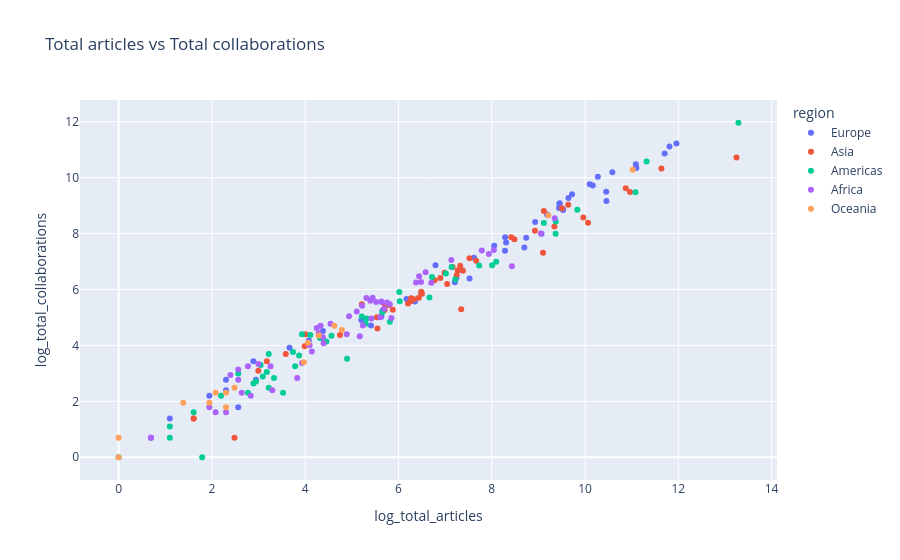

The cell this chart's notebook holds for it:
### Code cell
px.scatter(df_collaboration_stats, x="log_total_articles", y="log_total_collaborations", color="region", hover_name="name",
           title="Total articles vs Total collaborations")

### Figure 1 — Plotly figure (JSON) as saved in the notebook; plotly's stock layout.template omitted (floating-point values rounded to 4 significant figures)
{"data": [{"hovertemplate": "<b>%{hovertext}</b><br><br>region=Europe<br>log_total_articles=%{x}<br>log_total_collaborations=%{y}<extra></extra>", "hovertext": ["Andorra", "Albania", "Austria", "Åland Islands", "Bosnia and Herzegovina", "Belgium", "Bulgaria", "Belarus", "Switzerland", "Czechia", "Germany", "Denmark", "Estonia", "Spain", "Finland", "Faroe Islands", "France", "United Kingdom of Great Britain and Northern Ireland", "Gibraltar", "Greece", "Croatia", "Hungary", "Ireland", "Isle of Man", "Iceland", "Italy", "Jersey", "Liechtenstein", "Lithuania", "Luxembourg", "Latvia", "Monaco", "Moldova, Republic of", "Montenegro", "North Macedonia", "Malta", "Netherlands, Kingdom of the", "Norway", "Poland", "Portugal", "Romania", "Serbia", "Russian Federation", "Sweden", "Slovenia", "Svalbard and Jan Mayen", "Slovakia", "San Marino", "Ukraine", "Holy See"], "legendgroup": "Europe", "marker": {"color": "#636efa", "symbol": "circle"}, "mode": "markers", "name": "Europe", "orientation": "v", "showlegend": true, "x": [1.099, 5.412, 9.722, 0.6931, 6.354, 10.17, 8.052, 7.241, 10.28, 9.444, 11.81, 9.644, 7.619, 11.1, 9.458, 3.664, 11.71, 11.96, 2.303, 9.53, 8.699, 8.931, 9.186, 2.565, 6.793, 11.09, 2.303, 4.382, 7.525, 7.351, 7.209, 4.078, 5.659, 5.204, 6.174, 5.635, 10.59, 9.449, 10.46, 9.529, 9.068, 8.285, 10.45, 10.1, 8.308, 2.89, 8.287, 1.946, 8.739, 2.944], "xaxis": "x", "y": [1.386, 4.71, 9.401, 0.6931, 5.568, 9.715, 7.562, 6.41, 10.03, 8.916, 11.12, 9.275, 7.136, 10.34, 9.085, 3.912, 10.86, 11.22, 2.398, 8.868, 7.503, 8.409, 8.682, 1.792, 6.869, 10.48, 2.773, 4.511, 6.392, 6.701, 6.261, 4.174, 5.252, 4.913, 5.663, 5.037, 10.19, 9.056, 9.163, 8.846, 7.997, 7.385, 9.497, 9.759, 7.677, 3.434, 7.87, 2.197, 7.852, 2.773], "yaxis": "y", "type": "scatter"}, {"hovertemplate": "<b>%{hovertext}</b><br><br>region=Asia<br>log_total_articles=%{x}<br>log_total_collaborations=%{y}<extra></extra>", "hovertext": ["United Arab Emirates", "Afghanistan", "Armenia", "Azerbaijan", "Bangladesh", "Bahrain", "Brunei Darussalam", "Bhutan", "China", "Cyprus", "Georgia", "Hong Kong", "Indonesia", "Israel", "India", "Iraq", "Iran, Islamic Republic of", "Jordan", "Japan", "Kyrgyzstan", "Cambodia", "Korea, Democratic People's Republic of", "Korea, Republic of", "Kuwait", "Kazakhstan", "Lao People's Democratic Republic", "Lebanon", "Sri Lanka", "Myanmar", "Mongolia", "Macao", "Maldives", "Malaysia", "Nepal", "Oman", "Philippines", "Pakistan", "Palestine, State of", "Qatar", "Saudi Arabia", "Singapore", "Syrian Arab Republic", "Thailand", "Tajikistan", "Timor-Leste", "Turkmenistan", "Türkiye", "Uzbekistan", "Viet Nam", "Yemen"], "legendgroup": "Asia", "marker": {"color": "#EF553B", "symbol": "circle"}, "mode": "markers", "name": "Asia", "orientation": "v", "showlegend": true, "x": [7.324, 3.584, 6.503, 6.438, 7.666, 5.537, 4.745, 2.996, 13.25, 7.16, 5.796, 9.118, 9.099, 9.64, 10.96, 7.345, 10.06, 7.383, 11.64, 3.989, 5.215, 1.609, 10.87, 6.775, 6.205, 4.007, 6.987, 7.044, 5.549, 6.271, 6.335, 3.178, 9.343, 6.489, 6.489, 7.273, 8.486, 5.878, 6.898, 8.419, 9.505, 5.704, 8.926, 7.249, 1.609, 2.485, 9.963, 6.261, 7.524, 5.71], "xaxis": "x", "y": [6.85, 3.689, 5.849, 5.704, 7.025, 5.011, 4.369, 3.091, 10.72, 6.805, 5.442, 8.807, 7.313, 9.03, 9.487, 5.293, 8.388, 6.671, 10.32, 3.97, 5.468, 1.386, 9.621, 6.33, 5.501, 4.394, 6.599, 6.196, 4.605, 5.69, 5.652, 3.434, 8.249, 5.916, 5.875, 6.688, 7.797, 5.273, 6.407, 7.872, 8.905, 5.268, 8.1, 6.522, 1.386, 0.6931, 8.575, 5.576, 7.12, 5.412], "yaxis": "y", "type": "scatter"}, {"hovertemplate": "<b>%{hovertext}</b><br><br>region=Americas<br>log_total_articles=%{x}<br>log_total_collaborations=%{y}<extra></extra>", "hovertext": ["Antigua and Barbuda", "Argentina", "Aruba", "Barbados", "Bermuda", "Bolivia, Plurinational State of", "Brazil", "Bahamas", "Belize", "Canada", "Chile", "Colombia", "Costa Rica", "Cuba", "Curaçao", "Dominica", "Dominican Republic", "Ecuador", "Falkland Islands (Malvinas)", "Grenada", "French Guiana", "Greenland", "Guadeloupe", "Guatemala", "Guyana", "Honduras", "Haiti", "Jamaica", "Saint Kitts and Nevis", "Cayman Islands", "Saint Lucia", "Martinique", "Montserrat", "Mexico", "Nicaragua", "Panama", "Peru", "Puerto Rico", "Paraguay", "Suriname", "El Salvador", "Sint Maarten (Dutch part)", "Trinidad and Tobago", "United States of America", "Uruguay", "Saint Vincent and the Grenadines", "Venezuela, Bolivarian Republic of", "Virgin Islands (British)", "Virgin Islands (U.S.)"], "legendgroup": "Americas", "marker": {"color": "#00cc96", "symbol": "circle"}, "mode": "markers", "name": "Americas", "orientation": "v", "showlegend": true, "x": [2.773, 9.373, 1.792, 4.382, 3.738, 6.664, 11.08, 3.784, 2.944, 11.32, 9.118, 9.369, 7.219, 8.008, 2.89, 2.197, 4.564, 6.719, 3.091, 4.111, 3.219, 3.932, 5.318, 5.215, 3.219, 4.317, 3.045, 5.652, 3.332, 3.526, 1.099, 3.871, 2.565, 9.835, 4.454, 6.019, 7.731, 7.14, 5.298, 1.609, 4.898, 0.0, 5.817, 13.29, 7.017, 1.099, 8.096, 6.028, 3.178], "xaxis": "x", "y": [2.303, 8.434, 0.0, 4.234, 3.761, 5.714, 9.482, 3.258, 2.708, 10.57, 8.373, 7.99, 6.36, 6.868, 2.639, 2.197, 4.344, 6.444, 2.89, 4.369, 3.689, 4.394, 4.963, 5.037, 2.485, 4.263, 3.296, 5.176, 2.833, 2.303, 0.6931, 3.638, 2.996, 8.855, 4.143, 5.908, 6.854, 6.804, 4.771, 1.609, 3.526, 0.0, 4.844, 11.96, 6.575, 1.099, 6.996, 5.576, 3.045], "yaxis": "y", "type": "scatter"}, {"hovertemplate": "<b>%{hovertext}</b><br><br>region=Africa<br>log_total_articles=%{x}<br>log_total_collaborations=%{y}<extra></extra>", "hovertext": ["Angola", "Burkina Faso", "Burundi", "Benin", "Botswana", "Congo, Democratic Republic of the", "Central African Republic", "Congo", "Côte d'Ivoire", "Cameroon", "Cabo Verde", "Djibouti", "Algeria", "Egypt", "Eritrea", "Ethiopia", "Gabon", "Ghana", "Gambia", "Guinea", "Equatorial Guinea", "Guinea-Bissau", "Kenya", "Liberia", "Lesotho", "Libya", "Morocco", "Madagascar", "Mali", "Mauritania", "Mauritius", "Malawi", "Mozambique", "Niger", "Nigeria", "Réunion", "Rwanda", "Seychelles", "Sudan", "Sierra Leone", "Senegal", "Somalia", "South Sudan", "Sao Tome and Principe", "Eswatini", "Chad", "Togo", "Tunisia", "Tanzania, United Republic of", "Uganda", "South Africa", "Zambia", "Zimbabwe"], "legendgroup": "Africa", "marker": {"color": "#ab63fa", "symbol": "circle"}, "mode": "markers", "name": "Africa", "orientation": "v", "showlegend": true, "x": [4.143, 5.447, 5.236, 5.521, 5.609, 4.543, 2.398, 4.382, 5.694, 6.377, 2.639, 1.946, 7.939, 9.054, 3.296, 6.483, 4.248, 6.704, 4.331, 2.303, 0.6931, 2.996, 7.134, 2.833, 3.829, 5.421, 7.787, 4.942, 5.313, 2.565, 4.89, 5.398, 5.642, 5.106, 8.434, 5.849, 4.29, 2.773, 5.814, 3.258, 5.631, 2.079, 5.17, 4.394, 3.932, 2.565, 4.094, 8.045, 6.443, 6.582, 9.35, 5.22, 5.753], "xaxis": "x", "y": [3.784, 5.704, 4.71, 5.553, 5.004, 4.771, 2.944, 4.29, 5.313, 6.25, 2.303, 1.792, 7.268, 8.001, 2.398, 6.263, 4.625, 6.24, 4.7, 1.609, 0.6931, 3.332, 7.058, 2.197, 2.833, 4.963, 7.391, 5.043, 5.697, 3.135, 4.394, 5.598, 5.549, 5.209, 6.834, 4.977, 4.431, 3.258, 5.472, 3.258, 5.572, 1.609, 4.331, 4.078, 3.367, 2.773, 4.007, 7.413, 6.471, 6.613, 8.544, 5.416, 5.533], "yaxis": "y", "type": "scatter"}, {"hovertemplate": "<b>%{hovertext}</b><br><br>region=Oceania<br>log_total_articles=%{x}<br>log_total_collaborations=%{y}<extra></extra>", "hovertext": ["American Samoa", "Australia", "Fiji", "Micronesia, Federated States of", "Guam", "Northern Mariana Islands", "New Caledonia", "Niue", "New Zealand", "French Polynesia", "Papua New Guinea", "Palau", "Solomon Islands", "Tonga", "Vanuatu", "Samoa"], "legendgroup": "Oceania", "marker": {"color": "#FFA15A", "symbol": "circle"}, "mode": "markers", "name": "Oceania", "orientation": "v", "showlegend": true, "x": [2.079, 11.02, 4.787, 2.303, 3.97, 0.0, 4.625, 0.0, 9.213, 4.06, 4.29, 1.946, 0.0, 1.386, 2.485, 2.303], "xaxis": "x", "y": [2.303, 10.28, 4.554, 1.792, 3.401, 0.6931, 4.7, NaN, 8.652, 4.094, 4.357, 1.946, 0.0, 1.946, 2.485, 2.303], "yaxis": "y", "type": "scatter"}], "layout": {"xaxis": {"anchor": "y", "domain": [0.0, 1.0], "title": {"text": "log_total_articles"}}, "yaxis": {"anchor": "x", "domain": [0.0, 1.0], "title": {"text": "log_total_collaborations"}}, "legend": {"title": {"text": "region"}, "tracegroupgap": 0}, "title": {"text": "Total articles vs Total collaborations"}}}
